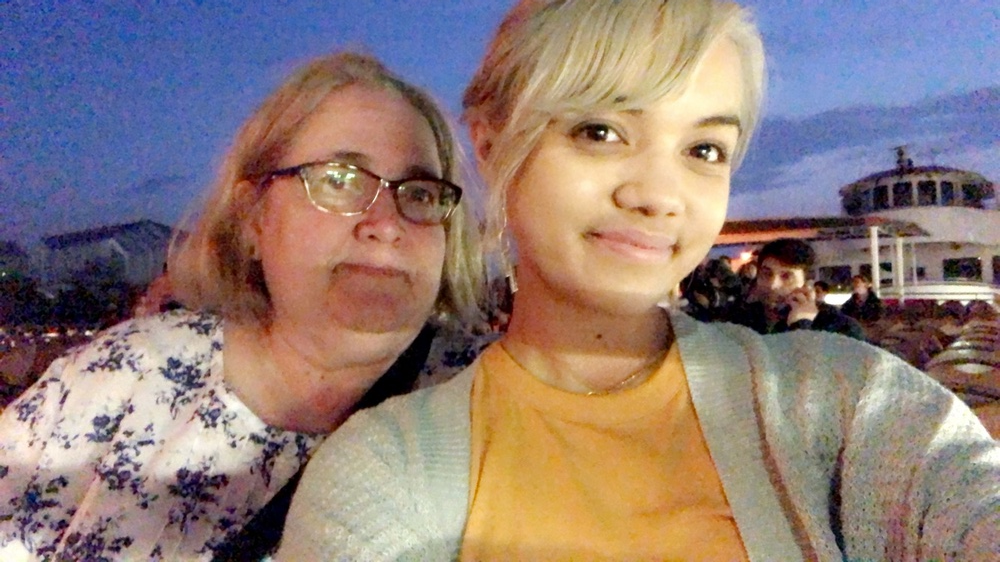
#> input picture images/erin-robin.JPG, 1000 x 562 px, shrunk from 1334 x 750 before the run, found by its file name
$ python unsharp_mask.py
#> lines starting #> are read from the running program, lines starting #| are printed output that depends on the picture
# unsharp_mask.py
# Canny Processing of video
# 6.24.22

import cv2
import numpy as np

img = cv2.imread('./erin-robin.JPG')
#> img is the input picture: shape (562, 1000, 3); mean B, G, R 119.9, 124.4, 143.6
img_watermark = cv2.imread('./test1.png')
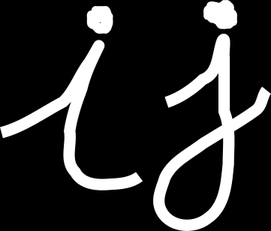
#> input picture images/test1.png, 271 x 231 px, shrunk from 361 x 308 before the run, found by its file name
#> img_watermark is the input picture: shape (231, 271, 3); min 0, max 255, mean 41.7

img_gray = cv2.cvtColor(img, cv2.COLOR_BGR2GRAY)
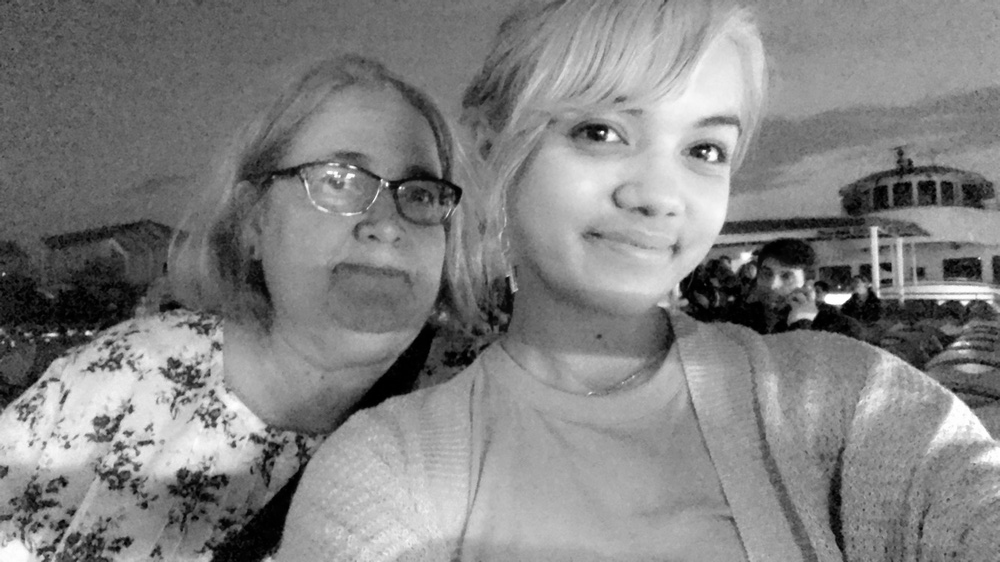
#> img_gray: shape (562, 1000); min 0, max 255, mean 129.6

# unsharp mask
img_smoothed = cv2.GaussianBlur(img,(35,35),140)
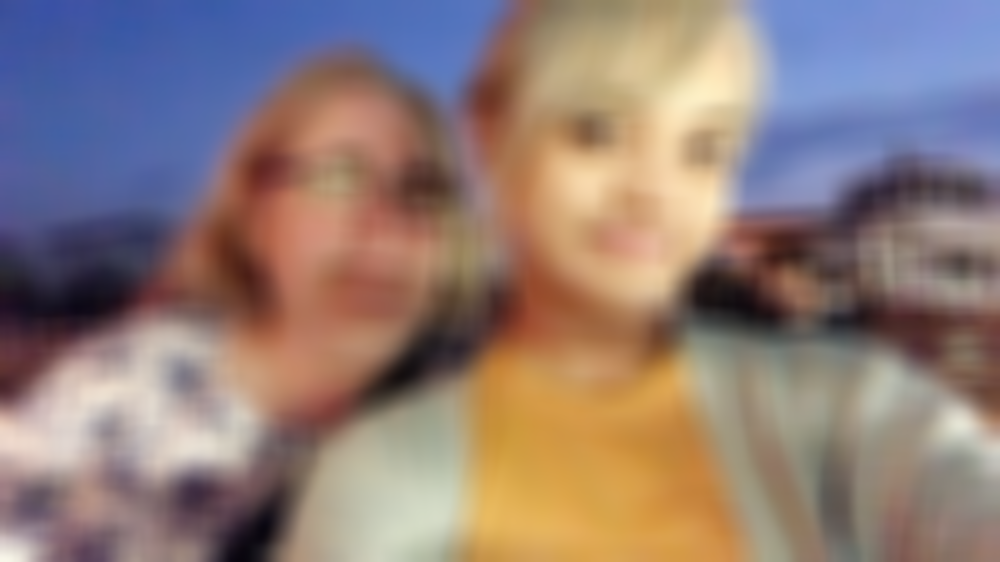
#> img_smoothed: shape (562, 1000, 3); mean B, G, R 119.9, 124.4, 143.6
img_unsharp = cv2.addWeighted(img, 1.4, img_smoothed, -0.5, 0)
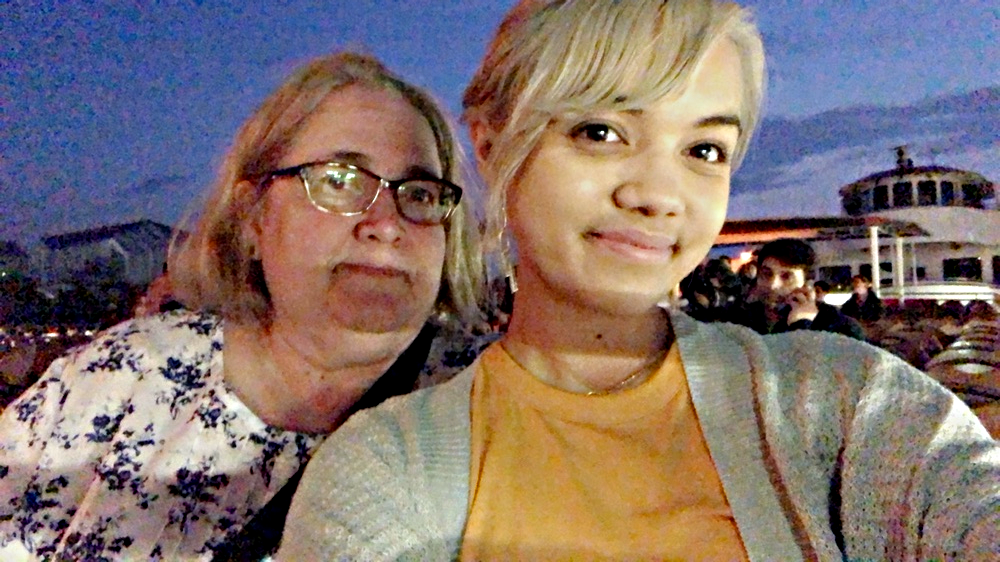
#> img_unsharp: shape (562, 1000, 3); mean B, G, R 108.4, 112.6, 129.6

img_with_mark = img.copy()
cv2.bitwise_or(img_watermark, img_watermark, img_with_mark)

# display photo
ret = cv2.imshow('Original',img)
cv2.waitKey(0)

# [5 lines of commented-out code are left out]

ret = cv2.imshow('Watermark',img_with_mark)
cv2.waitKey(0)
